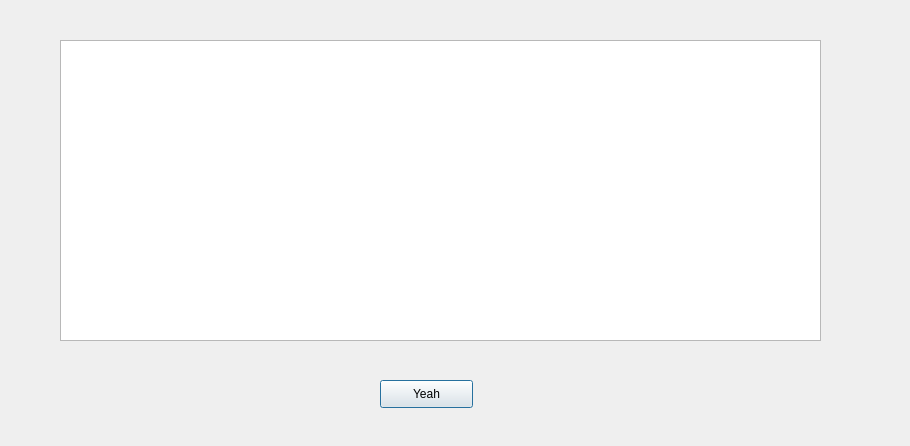
<?xml version="1.0" encoding="UTF-8"?>
<ui version="4.0">
 <class>DialogAbout</class>
 <widget class="QDialog" name="DialogAbout">
  <property name="geometry">
   <rect>
    <x>0</x>
    <y>0</y>
    <width>910</width>
    <height>446</height>
   </rect>
  </property>
  <property name="windowTitle">
   <string>About</string>
  </property>
  <widget class="QPushButton" name="pushButton">
   <property name="geometry">
    <rect>
     <x>380</x>
     <y>380</y>
     <width>93</width>
     <height>28</height>
    </rect>
   </property>
   <property name="text">
    <string>Yeah</string>
   </property>
  </widget>
  <widget class="QTextBrowser" name="txtAbout">
   <property name="geometry">
    <rect>
     <x>60</x>
     <y>40</y>
     <width>761</width>
     <height>301</height>
    </rect>
   </property>
  </widget>
 </widget>
 <resources/>
 <connections/>
</ui>
